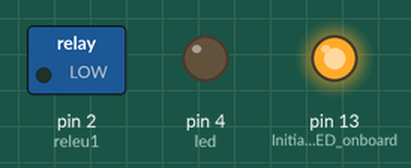
Bench run of a sketch on a simulated Arduino Uno, built with avr-gcc and run on an emulated ATmega328P. Shown: switched loads named in the sketch (green lamp = pin HIGH), output pins drawn as LEDs (lit = HIGH).

Above: at 2.1 s.
At 5.1 s:
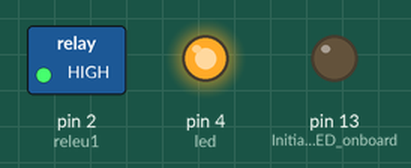
At 20.1 s:
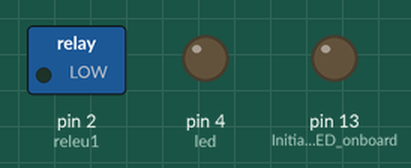
Timing chart, 0 to 21.6 s (numbered marks = the images above):
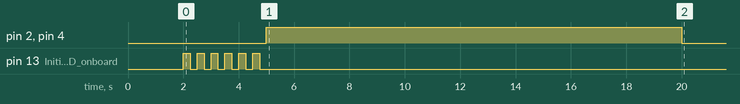

Measured:
- by itself, pin 2 (releu1), pin 4 (led): LOW → HIGH at 5.0 s, → LOW 15.0 s later

The sketch:

Udat_flori_v0.1.ino
```cpp
//
//  Automatizare de udat flori - Tudor Cernat
//

int releu1 = 2; // Pini pentru relee
int led = 4;


float interval = 86400; // definit in secunde 86400
float counter;
int deschis = 15; // cate secunde se va uda

//

//                                                                                                        VOID SETUP
//  - - - - - - - - - - - - - - - - - - - - - - - - - - - - - - - - - - - - - - - - - - - - - - - - - - - - - - - - - - - -
//
//

void setup()
{
  pinMode(LED_BUILTIN, OUTPUT); // Initializare LED onboard
  pinMode(releu1, OUTPUT);
  pinMode(led, OUTPUT);

  delay(2000);
  digitalWrite(LED_BUILTIN, HIGH); // Pornire LED Galben
  delay(250);
  digitalWrite(LED_BUILTIN, LOW);
  delay(250);
  digitalWrite(LED_BUILTIN, HIGH); // Pornire LED Galben
  delay(250);
  digitalWrite(LED_BUILTIN, LOW);
  delay(250);
  digitalWrite(LED_BUILTIN, HIGH); // Pornire LED Galben
  delay(250);
  digitalWrite(LED_BUILTIN, LOW);
  delay(250);
  digitalWrite(LED_BUILTIN, HIGH); // Pornire LED Galben
  delay(250);
  digitalWrite(LED_BUILTIN, LOW);
  delay(250);
  digitalWrite(LED_BUILTIN, HIGH); // Pornire LED Galben
  delay(250);
  digitalWrite(LED_BUILTIN, LOW);
  delay(250);
  digitalWrite(LED_BUILTIN, HIGH); // Pornire LED Galben
  delay(250);
  digitalWrite(LED_BUILTIN, LOW);
  delay(250);

}

//                                                                                                        VOID LOOP
//  - - - - - - - - - - - - - - - - - - - - - - - - - - - - - - - - - - - - - - - - - - - - - - - - - - - - - - - - - - - -
//
//


void loop()
{
  if ( counter < deschis )
  {
    digitalWrite(releu1, HIGH); // Electrovalva
    digitalWrite(led, HIGH); // Led
  }
  else
  {
    digitalWrite(releu1, LOW); // Electrovalva
    digitalWrite(led, LOW); // Led

  }

  delay(1000);
  counter++;

  if ( counter > interval )
  {
    counter = 0;
  }
}
```
